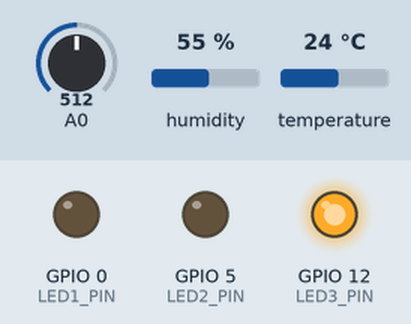
The sketch below on a simulated ESP8266 (NodeMCU). Parts: output pins drawn as LEDs (lit = HIGH). The test bench sets the inputs (shaded band); at power-on: humidity 55 %, A0 = 512, temperature 24 °C. WiFi joins after 1.5 s; servers stay silent unless stated; no MQTT or app messages arrive unless stated; what the sketch prints to the serial monitor is not drawn.

Above: at 3.2 s.
3.3 s: humidity set to 69 %
7.5 s: humidity set to 72 %
At 10.5 s:
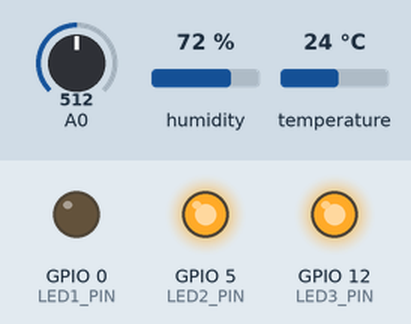
11.5 s: A0 set to 484
At 13.2 s:
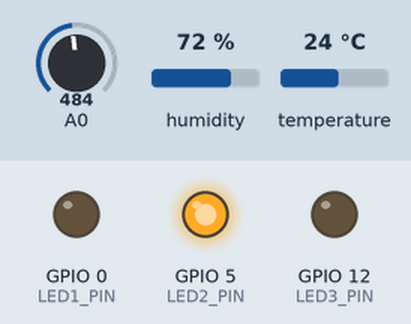
13.5 s: temperature set to 29 °C
17.5 s: temperature set to 32 °C
At 18.4 s:
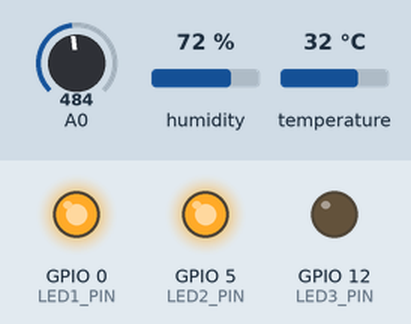
19.6 s: A0 set to 510
At 21.2 s:
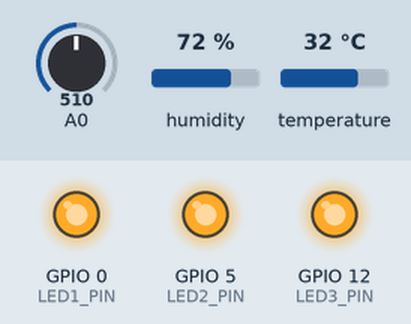
Timing chart, 0 to 22.6 s (numbered marks = the images above; inputs shaded):
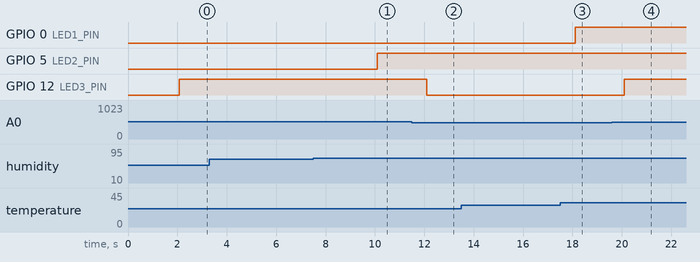

The sketch:

IOT_BASIC.ino
```cpp
#include <ESP8266WiFi.h>
#include <PubSubClient.h>
#include <DHT.h>

// ========== CẤU HÌNH WiFi & MQTT ==========
const char* ssid = "Hieu Cute";
const char* password = "ximon123";
const char* mqtt_server = "broker.emqx.io";
const int mqtt_port = 1883;

// ========== TOPIC MQTT ==========
const char* topic_temp = "esp8266/dht11/temperature";
const char* topic_hum = "esp8266/dht11/humidity";
const char* topic_ldr = "esp8266/ldr/status";
const char* topic_led1 = "esp8266/led1/control";
const char* topic_led2 = "esp8266/led2/control";
const char* topic_led3 = "esp8266/led3/control";
const char* topic_led1_status = "esp8266/led1/status";
const char* topic_led2_status = "esp8266/led2/status";
const char* topic_led3_status = "esp8266/led3/status";
const char* topic_mode = "esp8266/mode";
const char* topic_get_status = "esp8266/get/status";

// ========== CHÂN CẮM ==========
#define DHTPIN 4
#define DHTTYPE DHT11
DHT dht(DHTPIN, DHTTYPE);

#define LDRPIN 16

#define LED1_PIN 0
#define LED2_PIN 5
#define LED3_PIN 12

// ========== BIẾN TOÀN CỤC ==========
WiFiClient espClient;
PubSubClient client(espClient);
bool autoMode = true;
unsigned long lastPublish = 0;
unsigned long lastLEDCheck = 0;
const long publishInterval = 2000;
const long ledCheckInterval = 100;

bool led1State = false;
bool led2State = false;
bool led3State = false;

float lastTemperature = 0;
float lastHumidity = 0;
int lastLdrValue = 0;

bool isUpdatingLED = false;  // Chống gửi trạng thái liên tục

// ========== KHỞI TẠO ==========
void setup() {
  Serial.begin(115200);

  pinMode(LED1_PIN, OUTPUT);
  pinMode(LED2_PIN, OUTPUT);
  pinMode(LED3_PIN, OUTPUT);
  digitalWrite(LED1_PIN, LOW);
  digitalWrite(LED2_PIN, LOW);
  digitalWrite(LED3_PIN, LOW);

  dht.begin();

  Serial.print("Dang ket noi WiFi");
  WiFi.begin(ssid, password);
  while (WiFi.status() != WL_CONNECTED) {
    delay(500);
    Serial.print(".");
  }
  Serial.println("\nWiFi da ket noi!");
  Serial.print("IP: ");
  Serial.println(WiFi.localIP());

  client.setServer(mqtt_server, mqtt_port);
  client.setCallback(callback);
  connectMQTT();
}

void connectMQTT() {
  while (!client.connected()) {
    if (client.connect("ESP8266_Client")) {
      Serial.println("MQTT da ket noi!");
      client.subscribe(topic_led1);
      client.subscribe(topic_led2);
      client.subscribe(topic_led3);
      client.subscribe(topic_mode);
      client.subscribe(topic_get_status);

      delay(500);
      publishFullStatus();
    } else {
      Serial.print("MQTT loi, rc=");
      Serial.print(client.state());
      delay(5000);
    }
  }
}

void publishFullStatus() {
  client.publish(topic_led1_status, led1State ? "BAT" : "TAT");
  client.publish(topic_led2_status, led2State ? "BAT" : "TAT");
  client.publish(topic_led3_status, led3State ? "BAT" : "TAT");
  client.publish(topic_mode, autoMode ? "auto" : "manual");
  Serial.println("Da gui trang thai day du");
}

void setLED(int led, bool state, const char* source) {
  if (led == 1) {
    if (led1State != state) {
      led1State = state;
      digitalWrite(LED1_PIN, led1State ? HIGH : LOW);
      Serial.print(source);
      Serial.print(" LED1: ");
      Serial.println(led1State ? "BAT" : "TAT");
      client.publish(topic_led1_status, led1State ? "BAT" : "TAT");
    }
  }
  else if (led == 2) {
    if (led2State != state) {
      led2State = state;
      digitalWrite(LED2_PIN, led2State ? HIGH : LOW);
      Serial.print(source);
      Serial.print(" LED2: ");
      Serial.println(led2State ? "BAT" : "TAT");
      client.publish(topic_led2_status, led2State ? "BAT" : "TAT");
    }
  }
  else if (led == 3) {
    if (led3State != state) {
      led3State = state;
      digitalWrite(LED3_PIN, led3State ? HIGH : LOW);
      Serial.print(source);
      Serial.print(" LED3: ");
      Serial.println(led3State ? "BAT" : "TAT");
      client.publish(topic_led3_status, led3State ? "BAT" : "TAT");
    }
  }
}

void callback(char* topic, byte* payload, unsigned int length) {
  String message;
  for (int i = 0; i < length; i++) {
    message += (char)payload[i];
  }

  String topicStr = String(topic);

  // Xử lý yêu cầu lấy trạng thái
  if (topicStr == topic_get_status) {
    publishFullStatus();
    return;
  }

  // Xử lý chế độ
  if (topicStr == topic_mode) {
    if (message == "auto" && !autoMode) {
      autoMode = true;
      Serial.println("=== CHUYEN SANG CHE DO: TU DONG ===");
      client.publish(topic_mode, "auto");
      // Cập nhật LED theo cảm biến ngay lập tức
      autoControlLEDs();
    }
    else if (message == "manual" && autoMode) {
      autoMode = false;
      Serial.println("=== CHUYEN SANG CHE DO: THU CONG ===");
      client.publish(topic_mode, "manual");
    }
    return;
  }

  // Ở chế độ thủ công mới nhận điều khiển LED
  if (!autoMode) {
    if (topicStr == topic_led1) {
      setLED(1, (message == "1"), "THU CONG");
    }
    else if (topicStr == topic_led2) {
      setLED(2, (message == "1"), "THU CONG");
    }
    else if (topicStr == topic_led3) {
      setLED(3, (message == "1"), "THU CONG");
    }
  }
}

void autoControlLEDs() {
  if (!autoMode) return;

  bool newLed1 = (lastTemperature > 30);
  bool newLed2 = (lastHumidity > 70);
  bool newLed3 = (lastLdrValue > 500);

  setLED(1, newLed1, "TU DONG");
  setLED(2, newLed2, "TU DONG");
  setLED(3, newLed3, "TU DONG");
}

void loop() {
  if (!client.connected()) {
    connectMQTT();
  }
  client.loop();

  unsigned long now = millis();

  // Đọc cảm biến mỗi 2 giây
  if (now - lastPublish >= publishInterval) {
    lastPublish = now;

    float humidity = dht.readHumidity();
    float temperature = dht.readTemperature();
    int ldrValue = analogRead(LDRPIN);

    if (!isnan(humidity) && !isnan(temperature)) {
      lastTemperature = temperature;
      lastHumidity = humidity;
      lastLdrValue = ldrValue;

      String ldrStatus = (ldrValue > 500) ? "Tối" : "Sáng";

      char tempStr[10], humStr[10];
      dtostrf(temperature, 4, 1, tempStr);
      dtostrf(humidity, 4, 1, humStr);

      client.publish(topic_temp, tempStr);
      client.publish(topic_hum, humStr);
      client.publish(topic_ldr, ldrStatus.c_str());

      Serial.print("Nhiet do: ");
      Serial.print(temperature);
      Serial.print("C | Do am: ");
      Serial.print(humidity);
      Serial.print("% | LDR: ");
      Serial.print(ldrValue);
      Serial.print(" (");
      Serial.print(ldrStatus);
      Serial.print(") | LED1: ");
      Serial.print(led1State ? "BAT" : "TAT");
      Serial.print(" | LED2: ");
      Serial.print(led2State ? "BAT" : "TAT");
      Serial.print(" | LED3: ");
      Serial.println(led3State ? "BAT" : "TAT");
    }
  }

  // Cập nhật LED tự động mỗi 100ms
  if (now - lastLEDCheck >= ledCheckInterval) {
    lastLEDCheck = now;
    if (autoMode) {
      autoControlLEDs();
    }
  }
}
```

Measured:
- the behaviour switches between 70 and 71 % on humidity (found by bisection; images 0 and 1)
- the behaviour switches between 501 and 500 on A0 (found by bisection; images 1 and 2)
- the behaviour switches between 30 and 31 °C on temperature (found by bisection; images 2 and 3)
- after the input at 3.3 s, every drawn part: stays the same
- after the input at 7.5 s, GPIO 5 (LED2_PIN): LOW → HIGH after 2.6 s
- after the input at 11.5 s, GPIO 12 (LED3_PIN): HIGH → LOW after 0.59 s
- after the input at 13.5 s, every drawn part: stays the same
- after the input at 17.5 s, GPIO 0 (LED1_PIN): LOW → HIGH after 0.60 s
- after the input at 19.6 s, GPIO 12 (LED3_PIN): LOW → HIGH after 0.51 s
